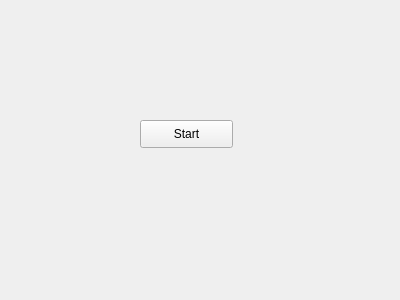
<?xml version="1.0" encoding="UTF-8"?>
<ui version="4.0">
 <class>Widget</class>
 <widget class="QWidget" name="Widget">
  <property name="geometry">
   <rect>
    <x>0</x>
    <y>0</y>
    <width>400</width>
    <height>300</height>
   </rect>
  </property>
  <property name="windowTitle">
   <string>Widget</string>
  </property>
  <widget class="QPushButton" name="startButton">
   <property name="geometry">
    <rect>
     <x>140</x>
     <y>120</y>
     <width>93</width>
     <height>28</height>
    </rect>
   </property>
   <property name="text">
    <string>Start</string>
   </property>
  </widget>
 </widget>
 <layoutdefault spacing="6" margin="11"/>
 <resources/>
 <connections/>
</ui>
